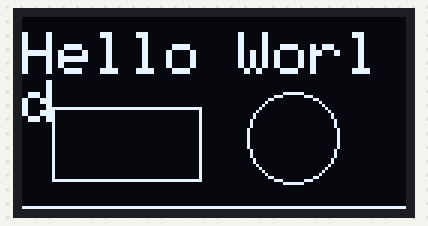
Recording of a sketch running on a simulated Arduino Uno, built with avr-gcc and run on an emulated ATmega328P. Shown: 128×64 one-colour display.

Above: at 0.1 s.

The sketch:

task_1.2.3.ino
```cpp
#include <Wire.h>
#include <Adafruit_GFX.h>
#include <Adafruit_SSD1306.h>

#define SCREEN_WIDTH 128
#define SCREEN_HEIGHT 64

Adafruit_SSD1306 display(SCREEN_WIDTH, SCREEN_HEIGHT, &Wire, -1);

void setup() {

  if(!display.begin(SSD1306_SWITCHCAPVCC, 0x3C)) {
    while(true);
  }

  display.clearDisplay();


  display.setTextSize(2);
  display.setTextColor(WHITE);
  display.setCursor(0, 5);
  display.println("Hello World");

  display.drawRect(10, 30, 50, 25, WHITE);
  display.drawCircle(90, 40, 15, WHITE);
  display.drawLine(0, 63, 127, 63, WHITE);

  display.display();
}

void loop() {

}
```
